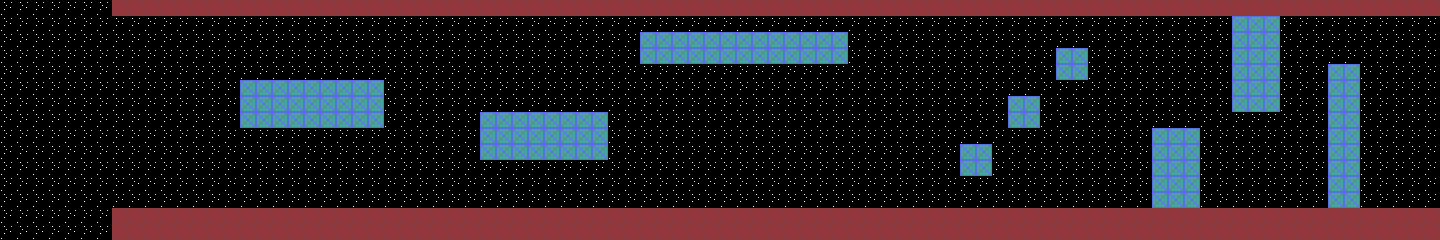

This is a level from a 2D game, rendered from its Tiled map with the project's own tilesets. A one-line summary and the complete map file follow:
An orthogonal 90x15 tile map with 16x16 px tiles, 2 tile layers (bg0, bg1).

<map version="1.10" tiledversion="1.11.0" orientation="orthogonal" renderorder="right-down" width="90" height="15" tilewidth="16" tileheight="16" infinite="0" backgroundcolor="#000000" nextlayerid="4" nextobjectid="1">
 <tileset firstgid="1" source="tiles.tsx" />
 <layer id="3" name="bg0" width="90" height="15" parallaxx="0.5" parallaxy="0.5">
  <data encoding="csv">
7,7,7,7,7,7,7,7,7,7,7,7,7,7,7,7,7,7,7,7,7,7,7,7,7,7,7,7,7,7,7,7,7,7,7,7,7,7,7,7,7,7,7,7,7,7,7,7,7,7,7,7,7,7,7,7,7,7,7,7,7,7,7,7,7,7,7,7,7,7,7,7,7,7,7,7,7,7,7,7,7,7,7,7,7,7,7,7,7,7,
7,7,7,7,7,7,7,7,7,7,7,7,7,7,7,7,7,7,7,7,7,7,7,7,7,7,7,7,7,7,7,7,7,7,7,7,7,7,7,7,7,7,7,7,7,7,7,7,7,7,7,7,7,7,7,7,7,7,7,7,7,7,7,7,7,7,7,7,7,7,7,7,7,7,7,7,7,7,7,7,7,7,7,7,7,7,7,7,7,7,
7,7,7,7,7,7,7,7,7,7,7,7,7,7,7,7,7,7,7,7,7,7,7,7,7,7,7,7,7,7,7,7,7,7,7,7,7,7,7,7,7,7,7,7,7,7,7,7,7,7,7,7,7,7,7,7,7,7,7,7,7,7,7,7,7,7,7,7,7,7,7,7,7,7,7,7,7,7,7,7,7,7,7,7,7,7,7,7,7,7,
7,7,7,7,7,7,7,7,7,7,7,7,7,7,7,7,7,7,7,7,7,7,7,7,7,7,7,7,7,7,7,7,7,7,7,7,7,7,7,7,7,7,7,7,7,7,7,7,7,7,7,7,7,7,7,7,7,7,7,7,7,7,7,7,7,7,7,7,7,7,7,7,7,7,7,7,7,7,7,7,7,7,7,7,7,7,7,7,7,7,
7,7,7,7,7,7,7,7,7,7,7,7,7,7,7,7,7,7,7,7,7,7,7,7,7,7,7,7,7,7,7,7,7,7,7,7,7,7,7,7,7,7,7,7,7,7,7,7,7,7,7,7,7,7,7,7,7,7,7,7,7,7,7,7,7,7,7,7,7,7,7,7,7,7,7,7,7,7,7,7,7,7,7,7,7,7,7,7,7,7,
7,7,7,7,7,7,7,7,7,7,7,7,7,7,7,7,7,7,7,7,7,7,7,7,7,7,7,7,7,7,7,7,7,7,7,7,7,7,7,7,7,7,7,7,7,7,7,7,7,7,7,7,7,7,7,7,7,7,7,7,7,7,7,7,7,7,7,7,7,7,7,7,7,7,7,7,7,7,7,7,7,7,7,7,7,7,7,7,7,7,
7,7,7,7,7,7,7,7,7,7,7,7,7,7,7,7,7,7,7,7,7,7,7,7,7,7,7,7,7,7,7,7,7,7,7,7,7,7,7,7,7,7,7,7,7,7,7,7,7,7,7,7,7,7,7,7,7,7,7,7,7,7,7,7,7,7,7,7,7,7,7,7,7,7,7,7,7,7,7,7,7,7,7,7,7,7,7,7,7,7,
7,7,7,7,7,7,7,7,7,7,7,7,7,7,7,7,7,7,7,7,7,7,7,7,7,7,7,7,7,7,7,7,7,7,7,7,7,7,7,7,7,7,7,7,7,7,7,7,7,7,7,7,7,7,7,7,7,7,7,7,7,7,7,7,7,7,7,7,7,7,7,7,7,7,7,7,7,7,7,7,7,7,7,7,7,7,7,7,7,7,
7,7,7,7,7,7,7,7,7,7,7,7,7,7,7,7,7,7,7,7,7,7,7,7,7,7,7,7,7,7,7,7,7,7,7,7,7,7,7,7,7,7,7,7,7,7,7,7,7,7,7,7,7,7,7,7,7,7,7,7,7,7,7,7,7,7,7,7,7,7,7,7,7,7,7,7,7,7,7,7,7,7,7,7,7,7,7,7,7,7,
7,7,7,7,7,7,7,7,7,7,7,7,7,7,7,7,7,7,7,7,7,7,7,7,7,7,7,7,7,7,7,7,7,7,7,7,7,7,7,7,7,7,7,7,7,7,7,7,7,7,7,7,7,7,7,7,7,7,7,7,7,7,7,7,7,7,7,7,7,7,7,7,7,7,7,7,7,7,7,7,7,7,7,7,7,7,7,7,7,7,
7,7,7,7,7,7,7,7,7,7,7,7,7,7,7,7,7,7,7,7,7,7,7,7,7,7,7,7,7,7,7,7,7,7,7,7,7,7,7,7,7,7,7,7,7,7,7,7,7,7,7,7,7,7,7,7,7,7,7,7,7,7,7,7,7,7,7,7,7,7,7,7,7,7,7,7,7,7,7,7,7,7,7,7,7,7,7,7,7,7,
7,7,7,7,7,7,7,7,7,7,7,7,7,7,7,7,7,7,7,7,7,7,7,7,7,7,7,7,7,7,7,7,7,7,7,7,7,7,7,7,7,7,7,7,7,7,7,7,7,7,7,7,7,7,7,7,7,7,7,7,7,7,7,7,7,7,7,7,7,7,7,7,7,7,7,7,7,7,7,7,7,7,7,7,7,7,7,7,7,7,
7,7,7,7,7,7,7,7,7,7,7,7,7,7,7,7,7,7,7,7,7,7,7,7,7,7,7,7,7,7,7,7,7,7,7,7,7,7,7,7,7,7,7,7,7,7,7,7,7,7,7,7,7,7,7,7,7,7,7,7,7,7,7,7,7,7,7,7,7,7,7,7,7,7,7,7,7,7,7,7,7,7,7,7,7,7,7,7,7,7,
7,7,7,7,7,7,7,7,7,7,7,7,7,7,7,7,7,7,7,7,7,7,7,7,7,7,7,7,7,7,7,7,7,7,7,7,7,7,7,7,7,7,7,7,7,7,7,7,7,7,7,7,7,7,7,7,7,7,7,7,7,7,7,7,7,7,7,7,7,7,7,7,7,7,7,7,7,7,7,7,7,7,7,7,7,7,7,7,7,7,
7,7,7,7,7,7,7,7,7,7,7,7,7,7,7,7,7,7,7,7,7,7,7,7,7,7,7,7,7,7,7,7,7,7,7,7,7,7,7,7,7,7,7,7,7,7,7,7,7,7,7,7,7,7,7,7,7,7,7,7,7,7,7,7,7,7,7,7,7,7,7,7,7,7,7,7,7,7,7,7,7,7,7,7,7,7,7,7,7,7
</data>
 </layer>
 <layer id="1" name="bg1" width="90" height="15">
  <data encoding="csv">
0,0,0,0,0,0,0,4,4,4,4,4,4,4,4,4,4,4,4,4,4,4,4,4,4,4,4,4,4,4,4,4,4,4,4,4,4,4,4,4,4,4,4,4,4,4,4,4,4,4,4,4,4,4,4,4,4,4,4,4,4,4,4,4,4,4,4,4,4,4,4,4,4,4,4,4,4,4,4,4,4,4,4,4,4,4,4,4,4,4,
0,0,0,0,0,0,0,0,0,0,0,0,0,0,0,0,0,0,0,0,0,0,0,0,0,0,0,0,0,0,0,0,0,0,0,0,0,0,0,0,0,0,0,0,0,0,0,0,0,0,0,0,0,0,0,0,0,0,0,0,0,0,0,0,0,0,0,0,0,0,0,0,0,0,0,0,0,5,5,5,0,0,0,0,0,0,0,0,0,0,
0,0,0,0,0,0,0,0,0,0,0,0,0,0,0,0,0,0,0,0,0,0,0,0,0,0,0,0,0,0,0,0,0,0,0,0,0,0,0,0,5,5,5,5,5,5,5,5,5,5,5,5,5,0,0,0,0,0,0,0,0,0,0,0,0,0,0,0,0,0,0,0,0,0,0,0,0,5,5,5,0,0,0,0,0,0,0,0,0,0,
0,0,0,0,0,0,0,0,0,0,0,0,0,0,0,0,0,0,0,0,0,0,0,0,0,0,0,0,0,0,0,0,0,0,0,0,0,0,0,0,5,5,5,5,5,5,5,5,5,5,5,5,5,0,0,0,0,0,0,0,0,0,0,0,0,0,5,5,0,0,0,0,0,0,0,0,0,5,5,5,0,0,0,0,0,0,0,0,0,0,
0,0,0,0,0,0,0,0,0,0,0,0,0,0,0,0,0,0,0,0,0,0,0,0,0,0,0,0,0,0,0,0,0,0,0,0,0,0,0,0,0,0,0,0,0,0,0,0,0,0,0,0,0,0,0,0,0,0,0,0,0,0,0,0,0,0,5,5,0,0,0,0,0,0,0,0,0,5,5,5,0,0,0,5,5,0,0,0,0,0,
0,0,0,0,0,0,0,0,0,0,0,0,0,0,0,5,5,5,5,5,5,5,5,5,0,0,0,0,0,0,0,0,0,0,0,0,0,0,0,0,0,0,0,0,0,0,0,0,0,0,0,0,0,0,0,0,0,0,0,0,0,0,0,0,0,0,0,0,0,0,0,0,0,0,0,0,0,5,5,5,0,0,0,5,5,0,0,0,0,0,
0,0,0,0,0,0,0,0,0,0,0,0,0,0,0,5,5,5,5,5,5,5,5,5,0,0,0,0,0,0,0,0,0,0,0,0,0,0,0,0,0,0,0,0,0,0,0,0,0,0,0,0,0,0,0,0,0,0,0,0,0,0,0,5,5,0,0,0,0,0,0,0,0,0,0,0,0,5,5,5,0,0,0,5,5,0,0,0,0,0,
0,0,0,0,0,0,0,0,0,0,0,0,0,0,0,5,5,5,5,5,5,5,5,5,0,0,0,0,0,0,5,5,5,5,5,5,5,5,0,0,0,0,0,0,0,0,0,0,0,0,0,0,0,0,0,0,0,0,0,0,0,0,0,5,5,0,0,0,0,0,0,0,0,0,0,0,0,0,0,0,0,0,0,5,5,0,0,0,0,0,
0,0,0,0,0,0,0,0,0,0,0,0,0,0,0,0,0,0,0,0,0,0,0,0,0,0,0,0,0,0,5,5,5,5,5,5,5,5,0,0,0,0,0,0,0,0,0,0,0,0,0,0,0,0,0,0,0,0,0,0,0,0,0,0,0,0,0,0,0,0,0,0,5,5,5,0,0,0,0,0,0,0,0,5,5,0,0,0,0,0,
0,0,0,0,0,0,0,0,0,0,0,0,0,0,0,0,0,0,0,0,0,0,0,0,0,0,0,0,0,0,5,5,5,5,5,5,5,5,0,0,0,0,0,0,0,0,0,0,0,0,0,0,0,0,0,0,0,0,0,0,5,5,0,0,0,0,0,0,0,0,0,0,5,5,5,0,0,0,0,0,0,0,0,5,5,0,0,0,0,0,
0,0,0,0,0,0,0,0,0,0,0,0,0,0,0,0,0,0,0,0,0,0,0,0,0,0,0,0,0,0,0,0,0,0,0,0,0,0,0,0,0,0,0,0,0,0,0,0,0,0,0,0,0,0,0,0,0,0,0,0,5,5,0,0,0,0,0,0,0,0,0,0,5,5,5,0,0,0,0,0,0,0,0,5,5,0,0,0,0,0,
0,0,0,0,0,0,0,0,0,0,0,0,0,0,0,0,0,0,0,0,0,0,0,0,0,0,0,0,0,0,0,0,0,0,0,0,0,0,0,0,0,0,0,0,0,0,0,0,0,0,0,0,0,0,0,0,0,0,0,0,0,0,0,0,0,0,0,0,0,0,0,0,5,5,5,0,0,0,0,0,0,0,0,5,5,0,0,0,0,0,
0,0,0,0,0,0,0,0,0,0,0,0,0,0,0,0,0,0,0,0,0,0,0,0,0,0,0,0,0,0,0,0,0,0,0,0,0,0,0,0,0,0,0,0,0,0,0,0,0,0,0,0,0,0,0,0,0,0,0,0,0,0,0,0,0,0,0,0,0,0,0,0,5,5,5,0,0,0,0,0,0,0,0,5,5,0,0,0,0,0,
0,0,0,0,0,0,0,4,4,4,4,4,4,4,4,4,4,4,4,4,4,4,4,4,4,4,4,4,4,4,4,4,4,4,4,4,4,4,4,4,4,4,4,4,4,4,4,4,4,4,4,4,4,4,4,4,4,4,4,4,4,4,4,4,4,4,4,4,4,4,4,4,4,4,4,4,4,4,4,4,4,4,4,4,4,4,4,4,4,4,
0,0,0,0,0,0,0,4,4,4,4,4,4,4,4,4,4,4,4,4,4,4,4,4,4,4,4,4,4,4,4,4,4,4,4,4,4,4,4,4,4,4,4,4,4,4,4,4,4,4,4,4,4,4,4,4,4,4,4,4,4,4,4,4,4,4,4,4,4,4,4,4,4,4,4,4,4,4,4,4,4,4,4,4,4,4,4,4,4,4
</data>
 </layer>
</map>